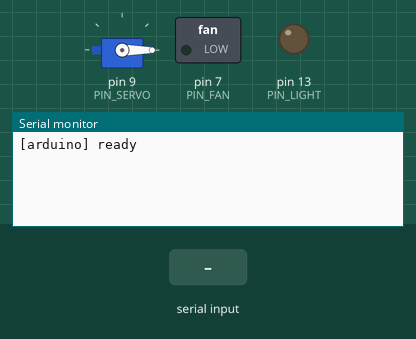
This sketch was run on a simulated Arduino Uno, built with avr-gcc and run on an emulated ATmega328P. On the bench: servo, switched loads named in the sketch (green lamp = pin HIGH), output pins drawn as LEDs (lit = HIGH), the last lines printed to the serial monitor. The test bench sets the inputs (shaded band).

Above: at 1.2 s.
1.3 s: "OPEN\n" received over Serial
At 2.0 s:
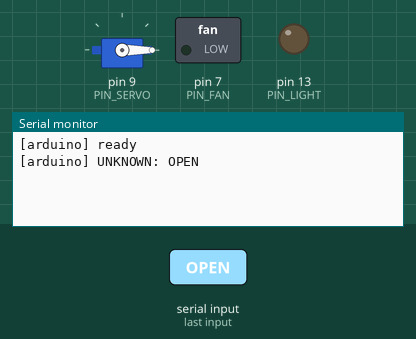
2.8 s: "LIGHT\n" received over Serial
At 3.2 s:
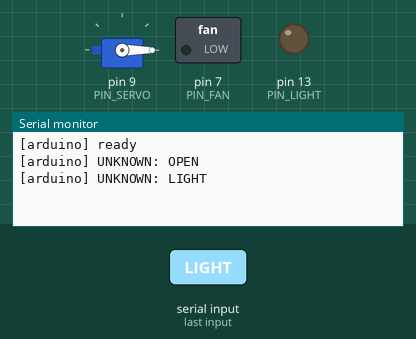
4.3 s: "ON\n" received over Serial
At 5.5 s:
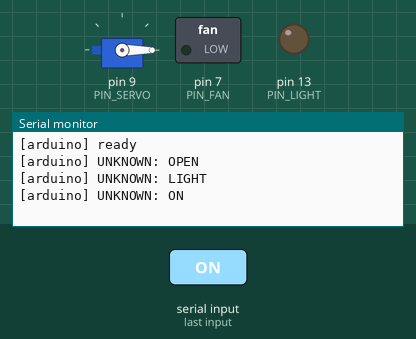

The sketch:

arduino_smart_home.ino
```cpp
/*
 * Simple Smart Home Arduino sketch.
 * Listens for newline-delimited commands over Serial from device_bridge.py.
 *
 * Protocol (one line per command):
 *   LIGHT:<location>:ON|OFF
 *   FAN:<location>:ON|OFF
 *   THERMOSTAT:<location>:<int_temp>
 *   GARAGE:<location>:OPEN|CLOSE
 */

#include <Servo.h>

const int PIN_LIGHT = 13;   // Onboard LED or external LED
const int PIN_FAN   = 7;    // Example relay pin
const int PIN_SERVO = 9;    // Garage servo

Servo garageServo;
String lineBuf;

void setup() {
  Serial.begin(115200);
  pinMode(PIN_LIGHT, OUTPUT);
  pinMode(PIN_FAN, OUTPUT);
  garageServo.attach(PIN_SERVO);
  garageServo.write(0); // closed
  Serial.println("[arduino] ready");
}

void setLight(bool on) { digitalWrite(PIN_LIGHT, on ? HIGH : LOW); }
void setFan(bool on)   { digitalWrite(PIN_FAN, on ? HIGH : LOW); }

void setGarage(const String &state) {
  if (state == "OPEN") {
    garageServo.write(90);
  } else {
    garageServo.write(0);
  }
}

void loop() {
  while (Serial.available()) {
    char c = (char)Serial.read();
    if (c == '\n') {
      lineBuf.trim();
      if (lineBuf.length() > 0) {
        // Parse: DEVICE:location:VALUE
        // We ignore 'location' on Arduino and just act globally,
        // but you can map locations to different pins if desired.
        int p1 = lineBuf.indexOf(':');
        int p2 = lineBuf.indexOf(':', p1 + 1);
        String dev = (p1 > 0) ? lineBuf.substring(0, p1) : "";
        String val = (p2 > p1) ? lineBuf.substring(p2 + 1) : "";

        if (dev == "LIGHT") {
          setLight(val == "ON");
          Serial.println("[arduino] LIGHT -> " + val);
        } else if (dev == "FAN") {
          setFan(val == "ON");
          Serial.println("[arduino] FAN -> " + val);
        } else if (dev == "GARAGE") {
          setGarage(val);
          Serial.println("[arduino] GARAGE -> " + val);
        } else if (dev == "THERMOSTAT") {
          // No real thermostat; just log
          Serial.println("[arduino] THERMOSTAT -> " + val + "°");
        } else {
          Serial.println("[arduino] UNKNOWN: " + lineBuf);
        }
      }
      lineBuf = "";
    } else {
      lineBuf += c;
    }
  }
}
```

Measured:
- after the input at 1.3 s, the serial monitor: prints a new line at once (image 1)
- after the input at 2.8 s, the serial monitor: prints a new line at once (image 2)
- after the input at 4.3 s, the serial monitor: prints a new line at once (image 3)
